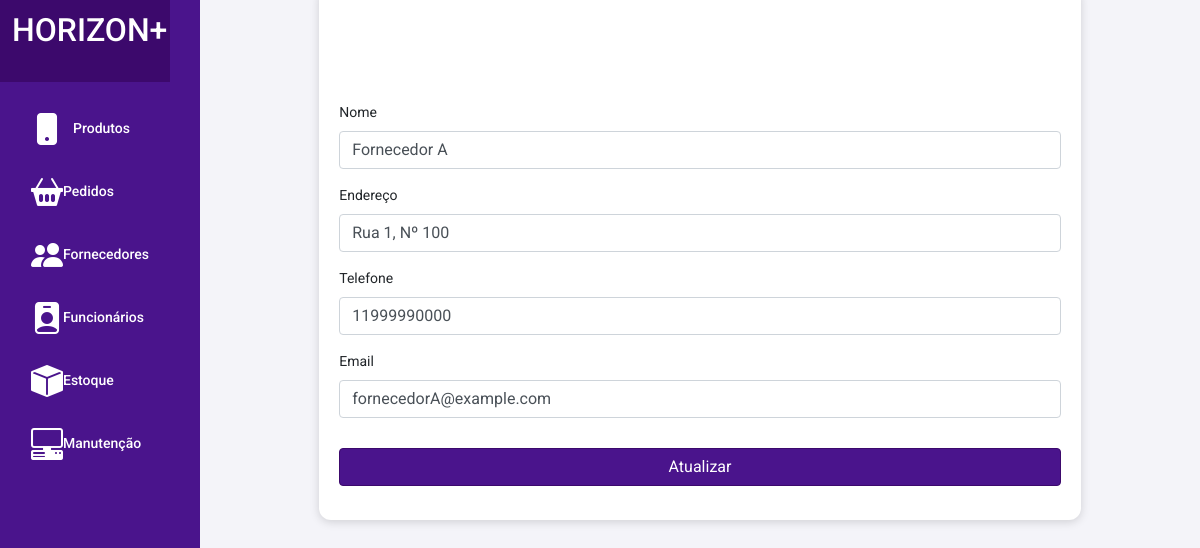
The app's page /update_fornecedores.php?id=1 with its own data.
### tables this page shows
CREATE TABLE IF NOT EXISTS fornecedores (
    fornecedor_id INT(11) AUTO_INCREMENT PRIMARY KEY,
    nome VARCHAR(100) NOT NULL,
    telefone VARCHAR(20) NOT NULL,
    email VARCHAR(100) NOT NULL,
    endereco VARCHAR(255)
);

### update_fornecedores.php (the view, shortened to what this page needs)
<?php
include 'config.php';
if (isset($_GET['id'])) {
    $id = $_GET['id'];
    $sql = "SELECT * FROM fornecedores WHERE fornecedor_id = :id";
    $stmt = $conn->prepare($sql);
    $stmt->bindParam(':id', $id, PDO::PARAM_INT);
    $stmt->execute();
    $row = $stmt->fetch(PDO::FETCH_ASSOC);
} else {
    echo "ID não encontrado.";
    exit();
}
?>
<!DOCTYPE html>
<html lang="pt-br">
<head>
    <link rel="stylesheet" href="src/css/styles.css">
    <link href="https://cdn.jsdelivr.net/npm/bootstrap@5.3.3/dist/css/bootstrap.min.css" rel="stylesheet">
    <link href="https://stackpath.bootstrapcdn.com/bootstrap/4.5.2/css/bootstrap.min.css" rel="stylesheet">
    <link rel="stylesheet" href="https://cdnjs.cloudflare.com/ajax/libs/bootstrap-icons/1.10.3/font/bootstrap-icons.min.css">
    <link rel="stylesheet" href="src/css/styles.css">
</head>
</head>
<body>
<div class="container-fluid">
           <div class="row">
           <nav class="col-md-2 d-none d-md-block bg-purple sidebar">
                <div class="logo text-center py-4">
                    <h2>HORIZON+</h2>
                </div>
                <div class="sidebar-sticky">
                    <ul class="nav flex-column">
                        <li class="nav-item">
                            <a class="nav-link active" href="produtos.php">
                                <i class="bi bi-phone-fill icon-large"></i>
                                <span>Produtos</span>
                            </a>
                        </li>
                        <li class="nav-item"><a class="nav-link" href="pedidos.php"><i class="bi bi-basket2-fill icon-large"></i> Pedidos</a></li>
                        <li class="nav-item"><a class="nav-link" href="fornecedores.php"><i class="bi bi-people-fill icon-large"></i> Fornecedores</a></li>
                        <li class="nav-item"><a class="nav-link" href="funcionarios.php"><i class="bi bi-person-badge-fill icon-large"></i> Funcionários</a></li>
                        <li class="nav-item"><a class="nav-link" href="estoque.php"><i class="bi bi-box-fill icon-large"></i> Estoque</a></li>
                        <li class="nav-item"><a class="nav-link" href="manutencao.php"><i class="bi bi-pc-display-horizontal icon-large"></i> Manutenção</a></li>
                    </ul>
                </div>
            </nav>
            <main role="main" class="col-md-9 ml-sm-auto col-lg-10 px-md-4">
                <div class="container">
                    <h2 class="mt-5">Atualizar Fornecedor</h2>
                    <form action="?id=<?php echo $row['fornecedor_id']; ?>" method="post">
                        <div class="mb-3">
                            <label for="nome" class="form-label">Nome</label>
                            <input type="text" name="nome" class="form-control" id="nome" value="<?php echo $row['nome']; ?>" required>
                        </div>
                        <div class="mb-3">
                            <label for="endereco" class="form-label">Endereço</label>
                            <input type="text" name="endereco" class="form-control" id="endereco" value="<?php echo $row['endereco']; ?>" required>
                        </div>
                        <div class="mb-3">
                            <label for="telefone" class="form-label">Telefone</label>
                            <input type="text" name="telefone" class="form-control" id="telefone" value="<?php echo $row['telefone']; ?>" required>
                        </div>
                        <div class="mb-3">
                            <label for="email" class="form-label">Email</label>
                            <input type="email" name="email" class="form-control" id="email" value="<?php echo $row['email']; ?>" required>
                        </div>
                        <button type="submit" class="btn btn-primary">Atualizar</button>
                    </form>
                </div>
            </main>
        </div>
    </div>
</body>
</html>

### src/css/styles.css (style rules this page uses)
:root { --bg-purple: #4A148C; --depp-purple: #3c096c; --text-white: #fff; --font-size-logo: 1.5rem; --font-weight-bold: bold; --font-size-base: 0.875rem; --padding-top-sidebar: 0; --margin-bottom-logo: 20px; --icon-size-small: 16px; --icon-size-medium: 24px; --icon-size-large: 32px; }
body { font-size: var(--font-size-base); }
.sidebar { background-color: var(--bg-purple); height: auto; padding-top: var(--padding-top-sidebar); }
.sidebar .logo { position: relative; text-align: center; color: var(--text-white); font-size: var(--font-size-logo); font-weight: bolder; padding: 15px; margin: 0; margin-left: -15px; width: 100%; max-width: 100%; background-color: var(--deep-purple); }
.sidebar .nav-link { color: var(--text-white); font-weight: 500; display: flex; align-items: center; margin-top: 15px; }
.sidebar .nav-link.active { color: var(--text-white); }
.sidebar .nav-link span { margin-left: 10px; }
.sidebar-sticky { position: -webkit-sticky; position: sticky; top: 0; height: calc(100vh - 48px); padding-top: 0.5rem; overflow-x: hidden; overflow-y: auto; }
input { display: block; height: 37px; border: 1px solid #ccc; border-radius: 4px; padding: 4px 10px; }
.icon-large { font-size: var(--icon-size-large); }
@media (max-width: 1200px) { .sidebar .logo { font-size: calc(var(--font-size-logo) * 0.9); padding: 12px; } }

### update_fornecedores.php (style rules this page uses)
:root { --bg-purple: #4A148C; --deep-purple: #3c096c; --text-white: #fff; --border-color: #ddd; --action-edit: #4CAF50; --action-delete: #E53935; }
body { font-family: 'Roboto', sans-serif; background-color: #f4f4f9; display: flex; justify-content: center; align-items: center; height: 100vh; margin: 0; flex-direction: column; }
.container { width: 80%; max-width: 1200px; padding: 20px; background-color: white; box-shadow: 0 2px 10px rgba(0, 0, 0, 0.15); border-radius: 12px; margin-bottom: 20px; }
h2 { font-weight: 500; color: white; text-align: center; }
.btn-primary { margin-top: 2%; margin-left: 0%; width: 100%; background-color: var(--bg-purple); border-color: var(--depp-purple); }

### records on screen
fornecedores: nome "Fornecedor A", endereco "Rua 1, Nº 100", telefone "11999990000", email "fornecedorA@example.com"
